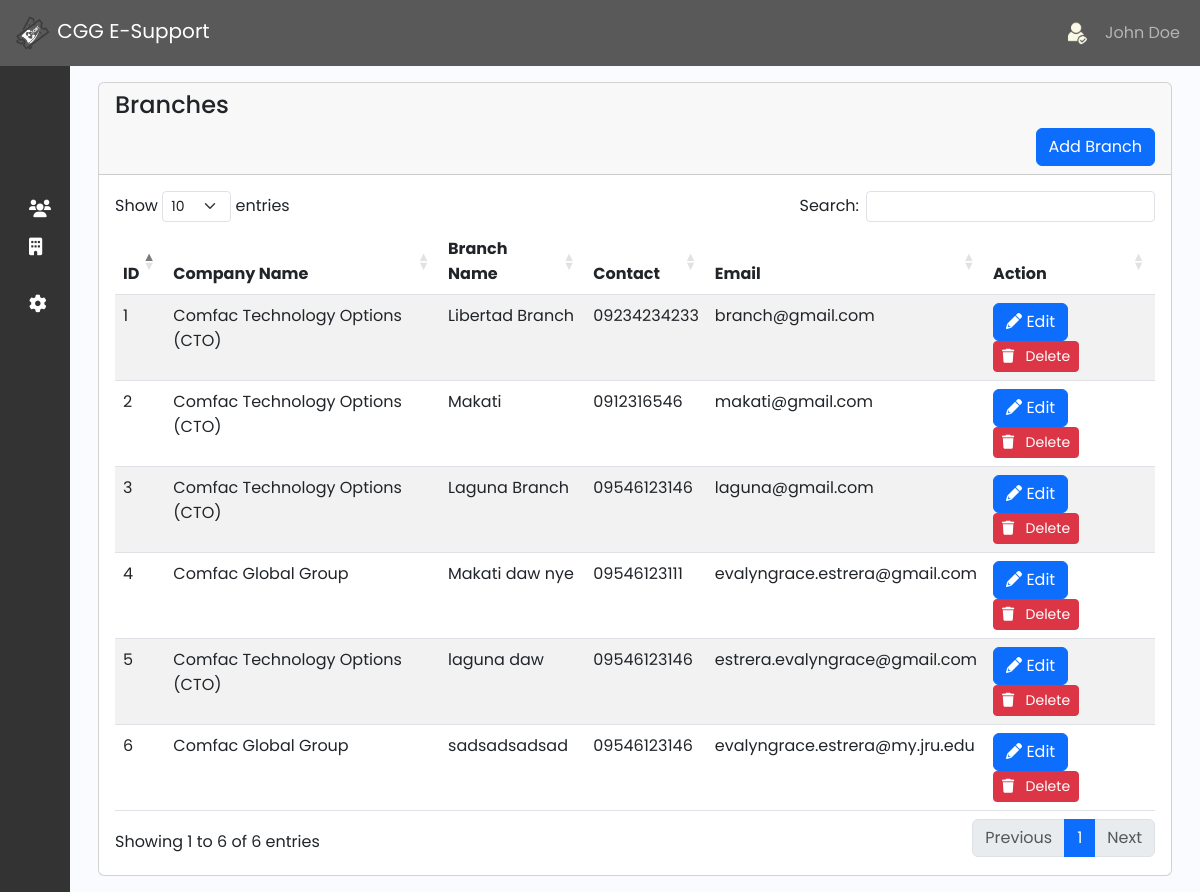
/admin/branch.php, run on the app's committed database.
### tables this page shows
CREATE TABLE `branch` (
  `id` int(50) NOT NULL,
  `company` varchar(50) NOT NULL,
  `branch_name` varchar(191) NOT NULL,
  `branch_address` varchar(191) NOT NULL,
  `contact` varchar(191) NOT NULL,
  `email` varchar(191) NOT NULL,
  `created_at` timestamp NOT NULL DEFAULT current_timestamp()
);

### function/myfunction.php (called while the page is built)
<?php
include('mysql_connect.php');
function getAll($table)
{
    global $con;
    $query = "SELECT * FROM $table";
    return $query_run = mysqli_query($con, $query);
}
?>

### admin/branch.php (the view, shortened to what this page needs)
<?php include('../function/myfunction.php');
include 'sidebar_navbar.php'
?>
<!DOCTYPE html>
<html lang="en">
<head>
    <link rel="stylesheet" href="https://cdnjs.cloudflare.com/ajax/libs/twitter-bootstrap/5.3.0/css/bootstrap.min.css">
    <link rel="stylesheet" href="https://cdn.datatables.net/1.13.7/css/dataTables.bootstrap5.min.css">
    <link rel="stylesheet" href="https://cdnjs.cloudflare.com/ajax/libs/font-awesome/6.0.0-beta3/css/all.min.css">
    <link href="https://cdn.lineicons.com/4.0/lineicons.css" rel="stylesheet" />
    <link href="https://cdn.jsdelivr.net/npm/bootstrap@5.3.0-alpha3/dist/css/bootstrap.min.css" rel="stylesheet">
    <link rel="stylesheet" href="css/sidebar.css">
</head>
<body>
    <div class="main p-3">
        <div class="container">
            <div class="row">
                <div class="col-md-12">
                    <div class="card">
                        <div class="card-header">
                            <h4>Branches</h4>
                            <button class="btn btn-primary float-end" data-bs-toggle="modal" data-bs-target="#addBranchModal">Add Branch</button>
                        </div>
                        <div class="card-body" id="category_table">
                            <table id="example" class="table table-striped" style="width:100%">
                                <thead>
                                    <tr>
                                        <th>ID</th>
                                        <th>Company Name</th>
                                        <th>Branch Name</th>
                                        <th>Contact</th>
                                        <th>Email</th>
                                        <th>Action</th>
                                    </tr>
                                </thead>
                                <tbody>
                                    <?php
                                    $branch = getAll("branch");
                                    if (mysqli_num_rows($branch) > 0) {
                                        foreach ($branch as $item) {
                                    ?>
                                            <tr>
                                                <td><?= $item['id']; ?></td>
                                                <td><?= $item['company']; ?></td>
                                                <td><?= $item['branch_name']; ?></td>
                                                <td><?= $item['contact']; ?></td>
                                                <td><?= $item['email']; ?></td>
                                                <td>
                                                    <a href="#" class="btn btn-primary" data-bs-toggle="modal" data-bs-target="#editBranchModal<?= $item['id']; ?>"><i class="fas fa-pencil"></i>&nbsp;Edit</a>
                                                    <button type="button" class="btn btn-sm btn-danger delete_category_btn" value="<?= $item['id']; ?>"><i class="fas fa-trash"></i> &nbsp; Delete</button>
                                                </td>
                                            </tr>
                                    <?php
                                        }
                                    } else {
                                        echo "No Records Found!";
                                    }
                                    ?>
                                </tbody>
                            </table>
                        </div>
                    </div>
                </div>
            </div>
        </div>
    </div>
</body>
</html>

### admin/sidebar_navbar.php (shortened to what this page needs)
<nav class="navbar navbar-expand-lg navbar-dark" style="background-color: #595959;">
    <div class="container-fluid">
        <a class="navbar-brand" href="dashboard.php"><img src="img/logooo.png" height="40px" alt="CGG E-Support Logo"> CGG E-Support</a>
        <div class="collapse navbar-collapse" id="navbarSupportedContent">
            <ul class="navbar-nav ms-auto">
                <li class="nav-item">
                    <img src="../img/user1.png" alt="User Profile" class="nav-link rounded-circle" style="width: 40px; height: 40px;">
                </li>
                <li class="nav-item">
                    <a class="nav-link" href="#">John Doe</a>
                </li>
            </ul>
        </div>
    </div>
</nav>
<div class="wrapper">
    <aside id="sidebar">
        <div class="d-flex">
            <button class="toggle-btn" type="button">
            </button>
        </div>
        <ul class="sidebar-nav">
            <li class="sidebar-item">
                <a href="dashboard.php" class="sidebar-link">
                </a>
            </li>
            <li class="sidebar-item">
                <a href="ticket.php" class="sidebar-link">
                </a>
            </li>
            <li class="sidebar-item">
                <a href="company.php" class="sidebar-link">
                </a>
            </li>
            <li class="sidebar-item">
                <a href="department.php" class="sidebar-link">
                    <i class="fa-solid fa-users"></i>
                </a>
            </li>
            <li class="sidebar-item">
                <a href="branch.php" class="sidebar-link">
                    <i class="fas fa-building"></i>
                </a>
            </li>
            <li class="sidebar-item">
                <a href="user.php" class="sidebar-link">
                </a>
            </li>
            <li class="sidebar-item">
                <a href="admin_profile.php" class="sidebar-link">
                <i class="fa fa-gear"></i>
                </a>
            </li>
            <div class="sidebar-item">
            <a href="logoutadmin.php" class="sidebar-link">
            </a>
        </div>
        </ul>
    </aside>

### admin/css/sidebar.css (style rules this page uses)
a { text-decoration: none; }
li { list-style: none; }
body { font-family: 'Poppins', sans-serif; }
.wrapper { display: flex; }
.main { min-height: 100vh; width: 100%; overflow: hidden; transition: all 0.35s ease-in-out; background-color: #fafbfe; }
#sidebar { width: 70px; min-width: 70px; z-index: 1000; transition: all .25s ease-in-out; background-color: #333333; display: flex; flex-direction: column; }
.toggle-btn { background-color: transparent; cursor: pointer; border: 0; padding: 1rem 1.5rem; }
.sidebar-nav { padding: 2rem 0; flex: 1 1 auto; }
a.sidebar-link { padding: .625rem 1.625rem; color: #FFF; display: block; font-size: 0.9rem; white-space: nowrap; border-left: 3px solid transparent; }
.sidebar-link i { font-size: 1.1rem; margin-right: .75rem; }
.sidebar-item { position: relative; }

### data on the page
branch: id "1", company "Comfac Technology Options (CTO)", branch_name "Libertad Branch", contact "09234234233", email "branch@gmail.com"
branch: id "2", company "Comfac Technology Options (CTO)", branch_name "Makati", contact "0912316546", email "makati@gmail.com"
branch: id "3", company "Comfac Technology Options (CTO)", branch_name "Laguna Branch", contact "09546123146", email "laguna@gmail.com"
branch: id "4", company "Comfac Global Group", branch_name "Makati daw nye", contact "09546123111", email "evalyngrace.estrera@gmail.com"
branch: id "5", company "Comfac Technology Options (CTO)", branch_name "laguna daw", contact "09546123146", email "estrera.evalyngrace@gmail.com"
branch: id "6", company "Comfac Global Group", branch_name "sadsadsadsad", contact "09546123146", email "evalyngrace.estrera@my.jru.edu"
